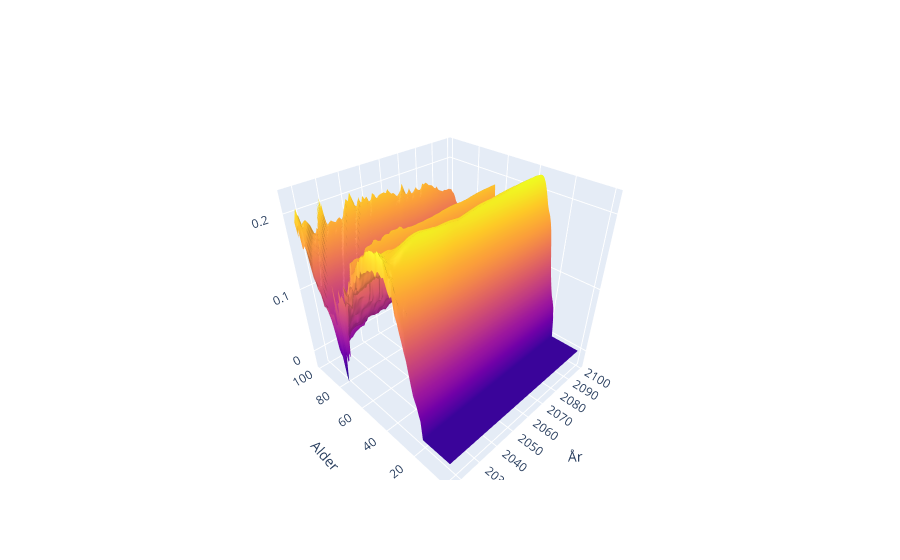

The cell this chart's notebook holds for it:
### Code cell
dt.age_figure_3d(s.vC_a, end_age=99, end_year=2099)

### Figure 1 — Plotly figure (JSON) as saved in the notebook; plotly's stock layout.template omitted (floating-point values rounded to 4 significant figures; data arrays with more than 128 entries replaced by an {"elided": "..."} marker saying what was removed)
{"data": [{"showscale": false, "type": "surface", "x": [2017, 2018, 2019, 2020, 2021, 2022, 2023, 2024, 2025, 2026, 2027, 2028, 2029, 2030, 2031, 2032, 2033, 2034, 2035, 2036, 2037, 2038, 2039, 2040, 2041, 2042, 2043, 2044, 2045, 2046, 2047, 2048, 2049, 2050, 2051, 2052, 2053, 2054, 2055, 2056, 2057, 2058, 2059, 2060, 2061, 2062, 2063, 2064, 2065, 2066, 2067, 2068, 2069, 2070, 2071, 2072, 2073, 2074, 2075, 2076, 2077, 2078, 2079, 2080, 2081, 2082, 2083, 2084, 2085, 2086, 2087, 2088, 2089, 2090, 2091, 2092, 2093, 2094, 2095, 2096, 2097, 2098, 2099], "y": [0, 1, 2, 3, 4, 5, 6, 7, 8, 9, 10, 11, 12, 13, 14, 15, 16, 17, 18, 19, 20, 21, 22, 23, 24, 25, 26, 27, 28, 29, 30, 31, 32, 33, 34, 35, 36, 37, 38, 39, 40, 41, 42, 43, 44, 45, 46, 47, 48, 49, 50, 51, 52, 53, 54, 55, 56, 57, 58, 59, 60, 61, 62, 63, 64, 65, 66, 67, 68, 69, 70, 71, 72, 73, 74, 75, 76, 77, 78, 79, 80, 81, 82, 83, 84, 85, 86, 87, 88, 89, 90, 91, 92, 93, 94, 95, 96, 97, 98, 99], "z": {"elided": "100x83 float values"}}], "layout": {"scene": {"xaxis": {"autorange": "reversed", "title": {"text": "År"}}, "yaxis": {"autorange": "reversed", "title": {"text": "Alder"}}, "zaxis": {"title": {"text": ""}}}, "title": {"text": "", "x": 0.5, "y": 0.925}}}
